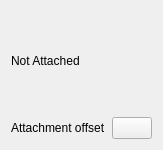
<?xml version="1.0" encoding="UTF-8"?>
<ui version="4.0">
 <class>TaskAssemblyCreateJoint</class>
 <widget class="QWidget" name="TaskAssemblyCreateJoint">
  <property name="geometry">
   <rect>
    <x>0</x>
    <y>0</y>
    <width>150</width>
    <height>150</height>
   </rect>
  </property>
  <property name="windowTitle">
   <string>Create Marker</string>
  </property>
  <layout class="QGridLayout" name="gridLayout">
   <item row="0" column="0">
    <layout class="QHBoxLayout" name="hLayoutOffset">
     <item>
      <widget class="QLabel" name="attachedLabel">
       <property name="text">
        <string>Not Attached</string>
       </property>
      </widget>
     </item>
     <item>
      <widget class="QLabel" name="refLabel">
       <property name="text">
        <string></string>
       </property>
      </widget>
     </item>
    </layout>
   </item>
   <item row="1" column="0">
    <layout class="QHBoxLayout" name="hLayoutOffset">
     <item>
      <widget class="QLabel" name="offsetLabel">
       <property name="text">
        <string>Attachment offset</string>
       </property>
      </widget>
     </item>
     <item>
      <widget class="QPushButton" name="offsetButton">
       <property name="toolTip">
        <string>By clicking this button, you can set the attachement offset of the marker.</string>
       </property>
       <property name="text">
        <string></string>
       </property>
      </widget>
     </item>
    </layout>
   </item>
   </layout>
 </widget>
 <resources/>
 <connections/>
</ui>
